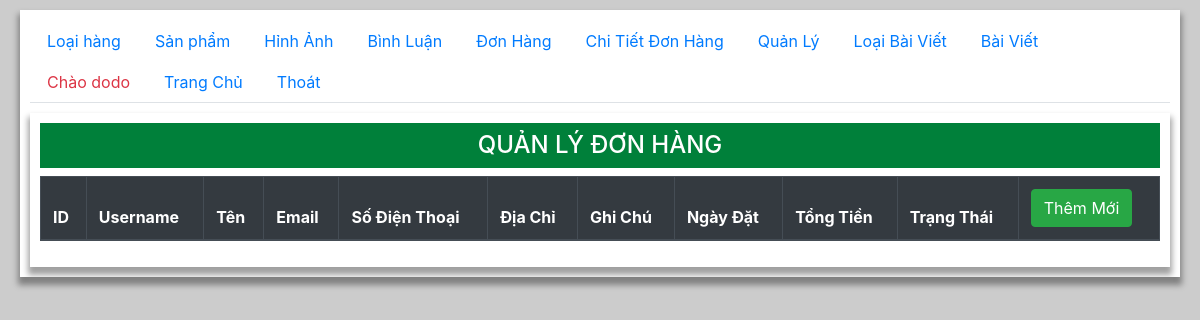
The app's page /admin/admin.php?page=orders (signed in), older data.
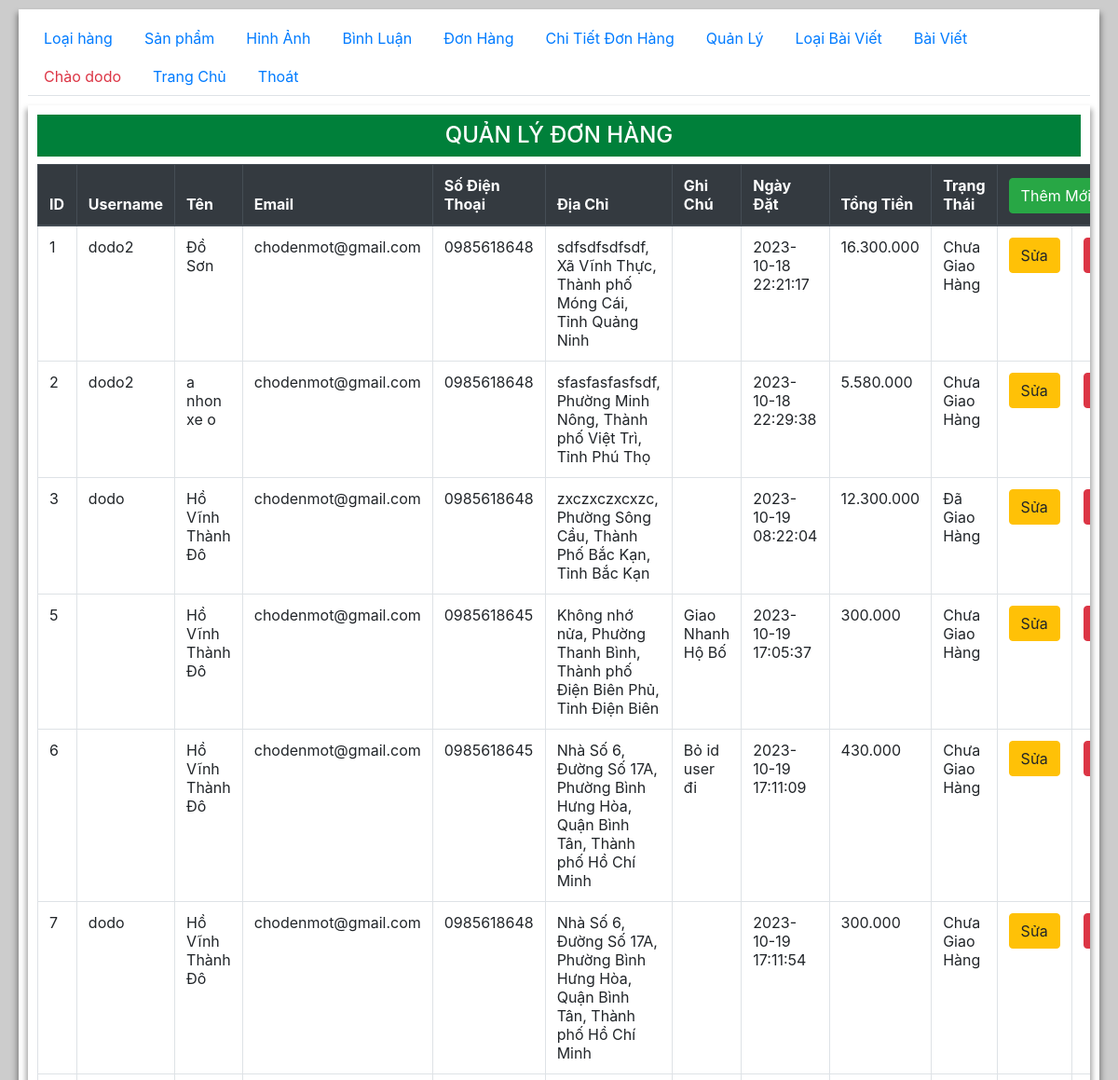
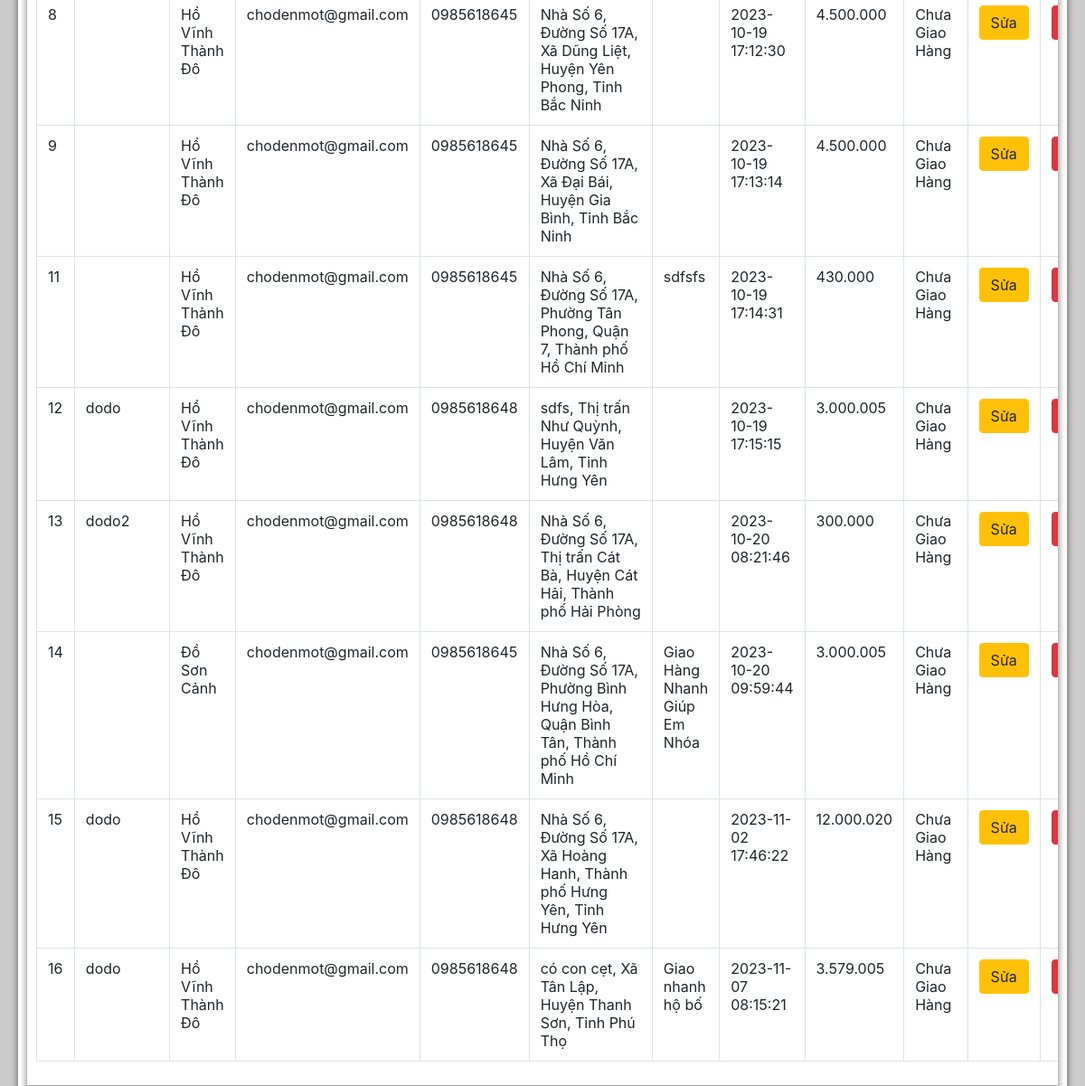
The same page, newer data (2 pictures, top to bottom).
### tables this page shows
CREATE TABLE `orders` (
  `id` int(11) NOT NULL,
  `id_user` varchar(20) DEFAULT NULL,
  `name` varchar(50) NOT NULL,
  `email` varchar(255) NOT NULL,
  `phone` varchar(15) NOT NULL,
  `address` varchar(255) NOT NULL,
  `note` varchar(100) NOT NULL,
  `order_date` datetime NOT NULL,
  `status` int(1) NOT NULL COMMENT '1 là chưa giao 2 là đã giao'
);

### admin/orders.php (the view, shortened to what this page needs)
<div class="container">
    <h2 class="py-2 text-center h4 ">QUẢN LÝ ĐƠN HÀNG</h2>
    <table class="table table-hover table-bordered">
    <thead  class="thead-dark" >
        <tr>
            <th>ID</th>
            <th>Username</th>
            <th>Tên</th>
            <th>Email</th>
            <th>Số Điện Thoại</th>
            <th>Địa Chỉ</th>
            <th>Ghi Chú</th>
            <th>Ngày Đặt</th>
            <th>Tổng Tiền</th>
            <th>Trạng Thái</th>
            <th colspan="2"><a class="btn btn-success" href="./orders-add.php">Thêm Mới</a></th>
        </tr>
    </thead>
    <tbody>
    <?php
        require '../model/conn.php';
        $stmt = $conn ->prepare("SELECT * FROM orders
        join (SELECT id_order, sum(total_money) as total_money from order_details GROUP BY id_order) as order_details
        where orders.id = order_details.id_order ORDER BY orders.id");
        $stmt -> execute();
        while($order = $stmt->fetch()){
            if ($order[8] == 1) {
                $order[8] = "Chưa Giao Hàng";
            }else if ($order[8] == 2) {
                $order[8] = "Đã Giao Hàng";
            }
            echo "<tr>
                <td>$order[0]</td>
                <td>$order[1]</td>
                <td>$order[2]</td>
                <td>$order[3]</td>
                <td>$order[4]</td>
                <td>$order[5]</td>
                <td>$order[6]</td>
                <td>$order[7]</td>
                <td>".number_format($order[10], 0, "," , ".")."</td>
                <td>$order[8]</td>
                <td style='width:60px'><a href='./orders-add.php?id=$order[0]'><button class='btn btn-warning'>Sửa</button></a></td>
                <td style='width:60px'><button class='btn btn-danger' onclick='deleteCT($order[0])'>Xóa</button></td>
            </tr>";
        }
    ?>
    </tbody>
</table>
</div>

Row changes from the older to the newer data that the page shows:
added orders: id "1", id_user "dodo2", name "Đồ Sơn", email "chodenmot@gmail.com", phone "0985618648", address "sdfsdfsdfsdf, Xã Vĩnh Thực, Thành phố Móng Cái, Tỉnh Quảng Ninh", order_date "2023-10-18 22:21:17", order "16.300.000", order "Chưa Giao Hàng"
added orders: id "2", id_user "dodo2", name "a nhon xe o", email "chodenmot@gmail.com", phone "0985618648", address "sfasfasfasfsdf, Phường Minh Nông, Thành phố Việt Trì, Tỉnh Phú Thọ", order_date "2023-10-18 22:29:38", order "5.580.000", order "Chưa Giao Hàng"
added orders: id "3", id_user "dodo", name "Hồ Vĩnh Thành Đô", email "chodenmot@gmail.com", phone "0985618648", address "zxczxczxcxzc, Phường Sông Cầu, Thành Phố Bắc Kạn, Tỉnh Bắc Kạn", order_date "2023-10-19 08:22:04", order "12.300.000", order "Đã Giao Hàng"
added orders: id "5", name "Hồ Vĩnh Thành Đô", email "chodenmot@gmail.com", phone "0985618645", address "Không nhớ nửa, Phường Thanh Bình, Thành phố Điện Biên Phủ, Tỉnh Điện Biên", note "Giao Nhanh Hộ Bố", order_date "2023-10-19 17:05:37", order "300.000", order "Chưa Giao Hàng"
added orders: id "6", name "Hồ Vĩnh Thành Đô", email "chodenmot@gmail.com", phone "0985618645", address "Nhà Số 6, Đường Số 17A, Phường Bình Hưng Hòa, Quận Bình Tân, Thành phố Hồ Chí Minh", note "Bỏ id user đi", order_date "2023-10-19 17:11:09", order "430.000", order "Chưa Giao Hàng"
added orders: id "7", id_user "dodo", name "Hồ Vĩnh Thành Đô", email "chodenmot@gmail.com", phone "0985618648", address "Nhà Số 6, Đường Số 17A, Phường Bình Hưng Hòa, Quận Bình Tân, Thành phố Hồ Chí Minh", order_date "2023-10-19 17:11:54", order "300.000", order "Chưa Giao Hàng"
added orders: id "8", name "Hồ Vĩnh Thành Đô", email "chodenmot@gmail.com", phone "0985618645", address "Nhà Số 6, Đường Số 17A, Xã Dũng Liệt, Huyện Yên Phong, Tỉnh Bắc Ninh", order_date "2023-10-19 17:12:30", order "4.500.000", order "Chưa Giao Hàng"
added orders: id "9", name "Hồ Vĩnh Thành Đô", email "chodenmot@gmail.com", phone "0985618645", address "Nhà Số 6, Đường Số 17A, Xã Đại Bái, Huyện Gia Bình, Tỉnh Bắc Ninh", order_date "2023-10-19 17:13:14", order "4.500.000", order "Chưa Giao Hàng"
added orders: id "11", name "Hồ Vĩnh Thành Đô", email "chodenmot@gmail.com", phone "0985618645", address "Nhà Số 6, Đường Số 17A, Phường Tân Phong, Quận 7, Thành phố Hồ Chí Minh", note "sdfsfs", order_date "2023-10-19 17:14:31", order "430.000", order "Chưa Giao Hàng"
added orders: id "12", id_user "dodo", name "Hồ Vĩnh Thành Đô", email "chodenmot@gmail.com", phone "0985618648", address "sdfs, Thị trấn Như Quỳnh, Huyện Văn Lâm, Tỉnh Hưng Yên", order_date "2023-10-19 17:15:15", order "3.000.005", order "Chưa Giao Hàng"
added orders: id "13", id_user "dodo2", name "Hồ Vĩnh Thành Đô", email "chodenmot@gmail.com", phone "0985618648", address "Nhà Số 6, Đường Số 17A, Thị trấn Cát Bà, Huyện Cát Hải, Thành phố Hải Phòng", order_date "2023-10-20 08:21:46", order "300.000", order "Chưa Giao Hàng"
added orders: id "14", name "Đồ Sơn Cảnh", email "chodenmot@gmail.com", phone "0985618645", address "Nhà Số 6, Đường Số 17A, Phường Bình Hưng Hòa, Quận Bình Tân, Thành phố Hồ Chí Minh", note "Giao Hàng Nhanh Giúp Em Nhóa", order_date "2023-10-20 09:59:44", order "3.000.005", order "Chưa Giao Hàng"
added orders: id "15", id_user "dodo", name "Hồ Vĩnh Thành Đô", email "chodenmot@gmail.com", phone "0985618648", address "Nhà Số 6, Đường Số 17A, Xã Hoàng Hanh, Thành phố Hưng Yên, Tỉnh Hưng Yên", order_date "2023-11-02 17:46:22", order "12.000.020", order "Chưa Giao Hàng"
added orders: id "16", id_user "dodo", name "Hồ Vĩnh Thành Đô", email "chodenmot@gmail.com", phone "0985618648", address "có con cẹt, Xã Tân Lập, Huyện Thanh Sơn, Tỉnh Phú Thọ", note "Giao nhanh hộ bố", order_date "2023-11-07 08:15:21", order "3.579.005", order "Chưa Giao Hàng"
